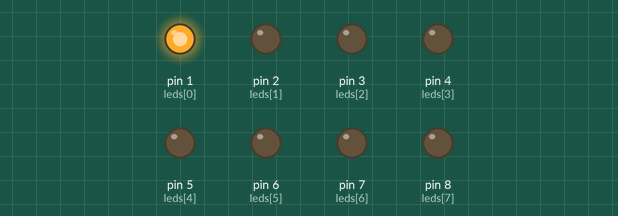
Recording of a sketch running on a simulated Arduino Uno, built with avr-gcc and run on an emulated ATmega328P. On the bench: output pins drawn as LEDs (lit = HIGH).

Above: at 0.02 s.
At 0.37 s:
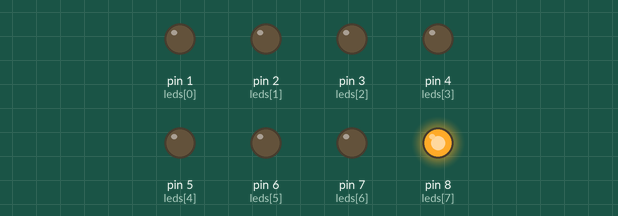
At 0.72 s:
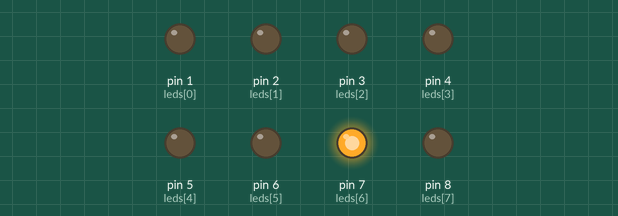
At 1.47 s:
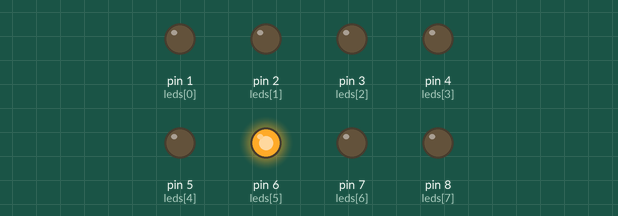
At 2.17 s:
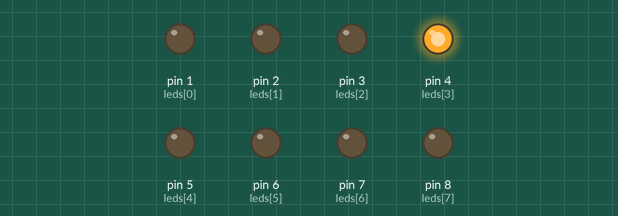
At 2.92 s:
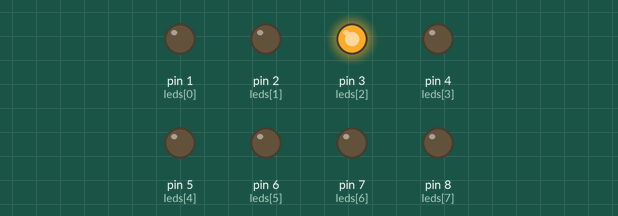
Timing chart, 0 to 3.2 s (numbered marks = the images above):
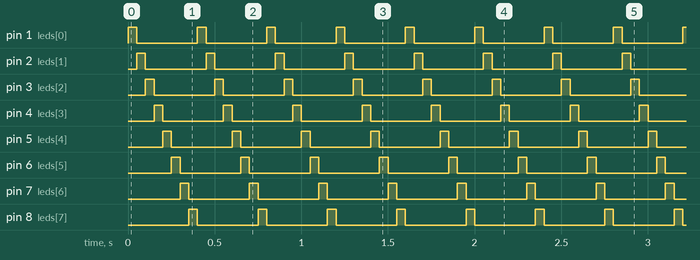

The sketch:

LedWave.ino
```cpp
const int leds[] = {1, 2, 3, 4, 5, 6, 7, 8};
const int ledsLength = 8;

void setup()
{
  // put your setup code here, to run once:
  for (int i = 0; i < ledsLength; i++)
  {
    pinMode(leds[i], OUTPUT);
  }
}

void loop() {
  // put your main code here, to run repeatedly:
  for (int i = 0; i < ledsLength; i++)
  {
    digitalWrite(leds[i], HIGH);
    delay(50);
    digitalWrite(leds[i], LOW);
  }
}
```

Measured:
- by itself, pin 1 (leds[0]), pin 2 (leds[1]), pin 3 (leds[2]), pin 4 (leds[3]), pin 5 (leds[4]), pin 6 (leds[5]), pin 7 (leds[6]), pin 8 (leds[7]): alternates HIGH for 0.05 s and LOW for 0.35 s
- by itself, everything shown: repeats every 0.40 s, in 8 steps
